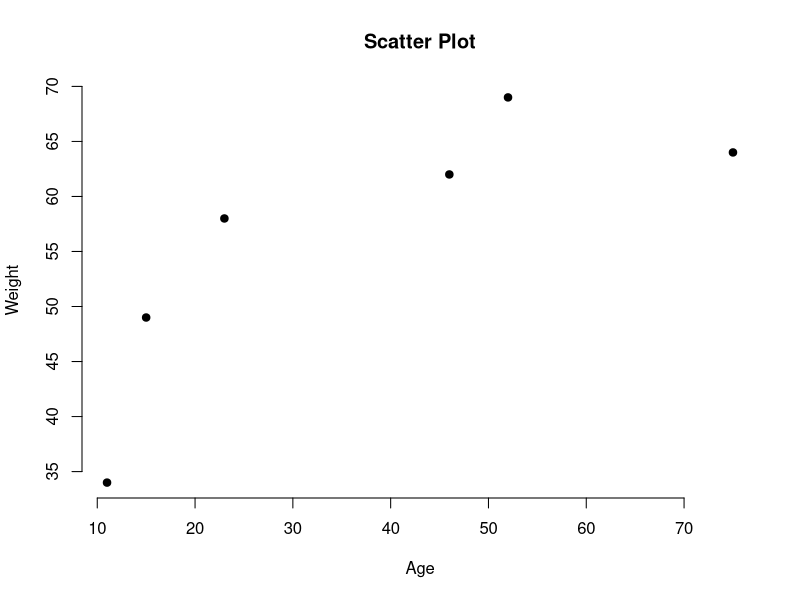

R code for this plot:
#a. calculate the correlation between a and w using the Pearson correlation coefficient
round(cor(c(11, 15, 23, 46, 52, 75), c(34, 49, 58, 62, 69, 64), method = "pearson"), digits=3)

#b. calculate the correlation between a and w using the Spearman’s rank correlation coefficient
round(cor(c(11, 15, 23, 46, 52, 75), c(34, 49, 58, 62, 69, 64), method = "spearman"), digits=3)

#c. Draw a scatter plot in R to visually check if there exists a relationship between a (x-axis) and w (y-axis). Include the labels of both axes. 
plot(c(11, 15, 23, 46, 52, 75), c(34, 49, 58, 62, 69, 64), main="Scatter Plot", xlab="Age", ylab="Weight", pch=19, frame= FALSE)    